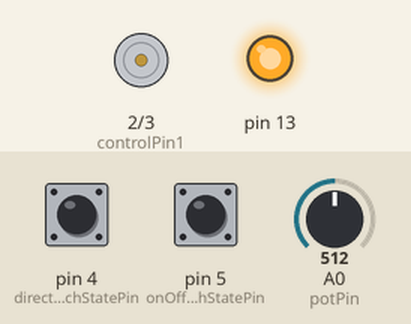
This sketch was run on a simulated Arduino Uno, built with avr-gcc and run on an emulated ATmega328P. Parts: motor-driver pin pairs drawn as motors (green arrow = first pin HIGH = forward, orange = second pin HIGH = backward, longer = more drive, scaled by the enable pin), output pins drawn as LEDs (lit = HIGH). The test bench sets the inputs (shaded band); at power-on: pin 4 (directionSwitchStatePin) LOW, pin 5 (onOffSwitchStatePin) LOW, A0 (potPin) = 512.

Above: at 1.2 s.
1.3 s: pin 4 (directionSwitchStatePin) pulled HIGH for 0.15 s
2.9 s: pin 5 (onOffSwitchStatePin) pulled HIGH for 0.15 s
At 4.1 s:
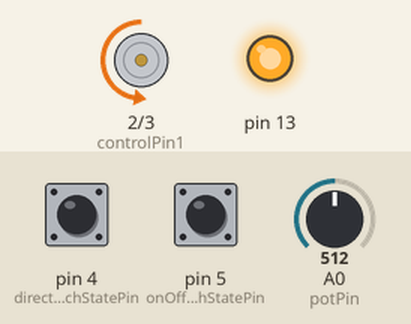
4.5 s: A0 (potPin) set to 716
At 5.3 s:
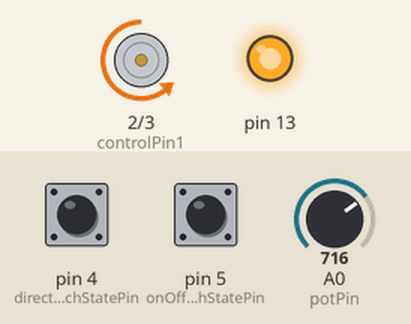
6.0 s: A0 (potPin) set to 900
At 6.4 s:
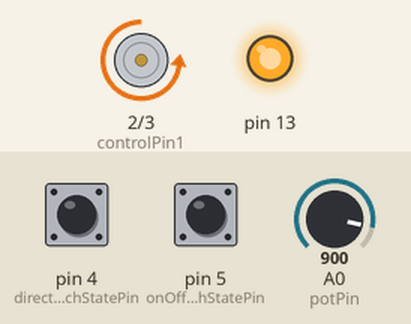
7.5 s: pin 4 (directionSwitchStatePin) pulled HIGH for 1 s
At 8.8 s:
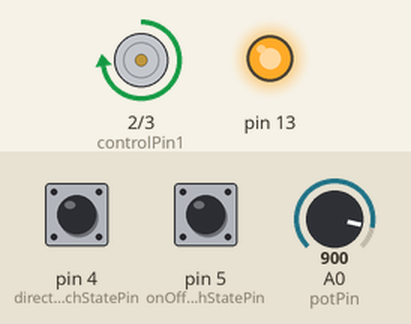
10.0 s: A0 (potPin) set to 511
At 10.7 s:
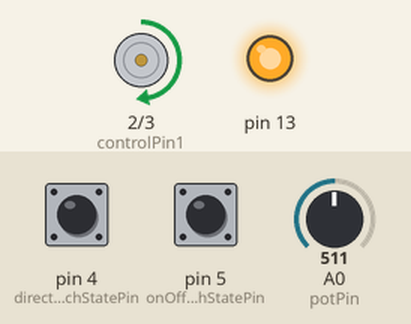
Timing chart, 0 to 12.5 s (numbered marks = the images above; inputs shaded):
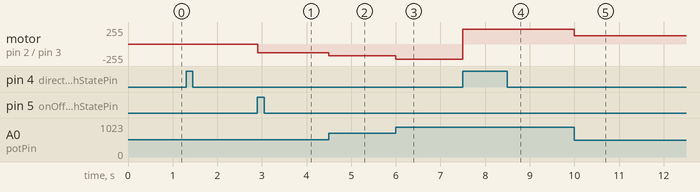

Measured:
- after the input at 2.9 s, motor on pin 2 (controlPin1) / pin 3 (controlPin2): stopped → backward 128/255 at once
- after the input at 4.5 s, motor on pin 2 (controlPin1) / pin 3 (controlPin2): backward 128/255 → backward 179/255 at once
- after the input at 6.0 s, motor on pin 2 (controlPin1) / pin 3 (controlPin2): backward 179/255 → backward 225/255 at once
- after the input at 7.5 s, motor on pin 2 (controlPin1) / pin 3 (controlPin2): backward 225/255 → forward 225/255 at once
- after the input at 10.0 s, motor on pin 2 (controlPin1) / pin 3 (controlPin2): forward 225/255 → forward 127/255 at once

The sketch:

zoetrope.ino
```cpp
//H-bridge control and enable
const int controlPin1 = 2;
const int controlPin2 = 3;
const int enablePin = 9;
//button pins
const int directionSwitchStatePin = 4;
const int onOffSwitchStatePin = 5;
//potentiometer pin
const int potPin = A0;

int onOffSwitchState = 0;
int previousOnOffSwitchState = 0;
int directionSwitchState = 0;
int previousDirectionSwitchState = 0;

int motorEnabled = 0;
int motorSpeed = 0;
int motorDirection = 1;

void setup(){
  pinMode(directionSwitchStatePin, INPUT);
  pinMode(onOffSwitchStatePin, INPUT);
  pinMode(controlPin1, OUTPUT);
  pinMode(controlPin2, OUTPUT);
  pinMode(enablePin, OUTPUT);
  pinMode(13, OUTPUT);
  //turn the motor off, initially
  digitalWrite(enablePin, LOW);
  //turns on LED
  digitalWrite(13, HIGH);
}

void loop(){
  onOffSwitchState = digitalRead(onOffSwitchStatePin);
  delay(1);
  directionSwitchState = digitalRead(directionSwitchStatePin);
  motorSpeed = analogRead(potPin)/4;

  digitalWrite(13, HIGH);

  if(onOffSwitchState != previousOnOffSwitchState){
    if(onOffSwitchState == HIGH){
      motorEnabled = !motorEnabled;    //exclamation point inverts the boolean value
    }//end of nested(if)
  }//end of outer (if)

  if(directionSwitchState != previousDirectionSwitchState){
    if(directionSwitchState ==HIGH){
      motorDirection = !motorDirection;   //flip motor direction
    } //end of nested if()
  } //end of outer (if)

  if(motorDirection == 1){        //configure H bridge
    digitalWrite(controlPin1, HIGH);
    digitalWrite(controlPin2, LOW);
  }
  else{
    digitalWrite(controlPin1, LOW);
    digitalWrite(controlPin2, HIGH);
  }

  if (motorEnabled == 1){
    //set speed with PWM
    analogWrite(enablePin, motorSpeed);
  }
  else{
    analogWrite(enablePin, 0);
  }

  previousDirectionSwitchState = directionSwitchState;
  previousOnOffSwitchState = onOffSwitchState;
} //end of loop()
```
